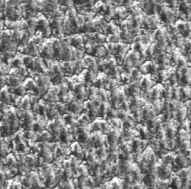
%> input picture Matlab/homework/20191127/pigskin.bmp, 191 x 189 px
$ octave featuretest1.m   (GNU Octave 9; MATLAB toolbox functions it lacks are replaced by stand-ins)
%> lines starting %> are read from the running program, lines starting %| are printed output that depends on the picture
%> further down, I is the input picture: size 189x191x3 uint8; mean R, G, B 134.3, 134.3, 134.3
### Matlab/homework/20191127/gfeature.m
function Out=gfeature(I,a)
%> called with a = '0'
% I : 要擷取特徵之影像
% a : 角度設定
% com : 共同出現矩陣
% This function is to calculate the Gray-Tone Spatial-Dependence (co-occurrence) matrix,with distance(d)=1
% and angle='a'.%The function returns the co-occurrence matrix 'com'.The input 'I' is a matrix,and 'a' string
% can be '0','45','90','135'.
%
% Reference:ROBERT M. HARALICK, K. SHANMUGAM, and ITS'HAK DINSTEIN,"Textural Features for Image Classification",
% IEEE Trans.on System,Man,and Cybernetics,Vol.SMC-3,No.6,Nov 1973.
% Date:0105,2001
% Programmer:c.c.wu
%
% exp:
% I=[0 0 1 1;0 0 1 1;0 2 2 2;2 2 3 3];
% com=gtsdm(I,'0');
%
[m,n]=size(I);
%> m = 189; n = 191
[temp,i,j]=unique(I);
%> temp = 95 values from 35 to 255; i = 95 values, max 33074 at index 1, min 1 at index 45, mean 1277.6
L=length(temp);
%> L = 95
temp=[1:L];
%> temp = 95 values from 1 to 95
newI=reshape(temp(j),m,n);
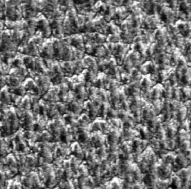
%> newI: size 189x191 double; min 1, max 95, mean 43.3; drawn with min black and max white
com=zeros(L,L);
%> com: size 95x95 double; every value is 0

switch a
      %For angle of 0
   case('0'),
      for i=1:m,
         for j=1:n,
            if j+1<n+1,
               com(newI(i,j),newI(i,j+1))=com(newI(i,j),newI(i,j+1))+1;
            end;
            if j-1>0,
               com(newI(i,j),newI(i,j-1))=com(newI(i,j),newI(i,j-1))+1;
            end;
         end;
      end;
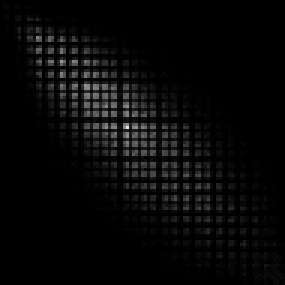
%> com: size 95x95 double (shown 3 times larger); min 0, max 228, mean 8
      %For angle of 45
   case('45'),
      for i=1:m,
         for j=1:n,
            if (j+1<n+1)&(i-1>0),
               com(newI(i,j),newI(i-1,j+1))=com(newI(i,j),newI(i-1,j+1))+1;
            end;
            if (j-1>0)&(i+1<m+1),
               com(newI(i,j),newI(i+1,j-1))=com(newI(i,j),newI(i+1,j-1))+1;
            end;
         end;
      end;
      %For angle of 90
   case('90'),
      for i=1:m,
         for j=1:n,
            if i+1<n+1,
               com(newI(i,j),newI(i+1,j))=com(newI(i,j),newI(i+1,j))+1;
            end;
            if i-1>0,
               com(newI(i,j),newI(i-1,j))=com(newI(i,j),newI(i-1,j))+1;
            end;
         end;
      end;
      %For angle of 135
   case('135'),
      for i=1:m,
         for j=1:n,
            if (j-1>0)&(i-1>0),
               com(newI(i,j),newI(i-1,j-1))=com(newI(i,j),newI(i-1,j-1))+1;
            end;
            if (j+1<n+1)&(i+1<m+1),
               com(newI(i,j),newI(i+1,j+1))=com(newI(i,j),newI(i+1,j+1))+1;
            end;
         end;
      end;
  end;


[m,n]=size(com);
%> m = 95; n = 95
P=com/sum(sum(com));
clear  com;

%Energy
   E=sum(sum(P.^2));
%> E = 0.000768

%entropy
   ref=find(P~=0);
%> ref = 3963 values from 2 to 9025
   f=P(ref)'*log(P(ref));
%> f = -7.55
   Ent=-f;
%> Ent = 7.55

%Max.Prob.
   M=max(max(P));
%> M = 0.00317

%contrast
   Con=0;
   for i=1:m-1,
      Con=Con+i^2*sum(diag(P,i)+diag(P,-i));
   end;
%> this loop made 94 passes
%> Con on passes 1 to 12: 0.0682, 0.289, 0.995, 2.21, 3.61, 5.66, 8.85, 12.44, 16.21, 20.81, 26.04, 31.64

%inverse difference moment
  InvCon=0;
   for i=1:m-1,
      InvCon=InvCon+sum(diag(P,i)+diag(P,-i))/i^2;
   end;
%> this loop made 94 passes
%> InvCon on passes 1 to 12: 0.0682, 0.082, 0.0907, 0.0954, 0.0977, 0.0992, 0.101, 0.101, 0.102, 0.102, 0.103, 0.103
 %  [x,y]=meshgrid(1:m,1:m);
 %  InvDif=sum(sum((1./(1+(y-x).^2)).*P));

%correlation
   ux=[0:m-1]*sum(P,2);
%> ux = 42.31
   uy=sum(P,1)*[0:m-1]';
%> uy = 42.31
   sigmax=([0:m-1]-ux).^2*sum(P,2);
%> sigmax = 326.1
   sigmay=sum(P,1)*([0:m-1]'-uy).^2;
%> sigmay = 326.1
   [x,y]=meshgrid(0:m-1,0:m-1);
   ref=x.*y;
   Cor=(sum(sum(ref.*P))-ux*uy)/(sigmax*sigmay);
%> Cor = 0.00246

Out=[E Ent M Con InvCon Cor]';
%> Out = [0.000768; 7.55; 0.00317; 128.6; 0.104; 0.00246]

### Matlab/homework/20191127/featuretest1.m
%使用gfeature1
close all; clear all;

%測試pigskin
I=imread('C:\Users\Tepao_Sung\Desktop\pigskin.bmp');
imshow(I)
J=rgb2gray(I);
imshow(J)
f1=gfeature(double(J),'0');
%> f1 = [0.000768; 7.55; 0.00317; 128.6; 0.104; 0.00246]
f1
%> f1 = [0.000768; 7.55; 0.00317; 128.6; 0.104; 0.00246]

%測試wood
I=imread('C:\Users\Tepao_Sung\Desktop\wood.bmp');
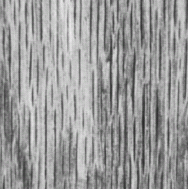
%> input picture Matlab/homework/20191127/wood.bmp, 188 x 189 px
%> I is the input picture: size 189x188x3 uint8; mean R, G, B 154.9, 154.9, 154.9
figure;imshow(I)
J=rgb2gray(I);
%> J: size 189x188 uint8
imshow(J)
f2=gfeature(double(J),'0');
%> call 2 of gfeature, with a = '0'
%> in gfeature (call 2), `[temp,i,j]=unique(I);`: temp = 85 values from 40 to 237; i = 85 values, max 27161 at index 6, min 1 at index 53, mean 4516.1
%> in gfeature (call 2), `L=length(temp);`: L = 85
%> in gfeature (call 2), `temp=[1:L];`: temp = 85 values from 1 to 85
%> in gfeature (call 2), `newI=reshape(temp(j),m,n);`:
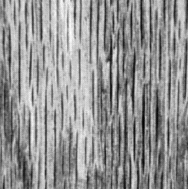
%> newI: size 189x188 double; min 1, max 85, mean 49.8; drawn with min black and max white
%> in gfeature (call 2), `com=zeros(L,L);`: com: size 85x85 double; every value is 0
%> after the loop in gfeature (call 2), `for i=1:m,`:
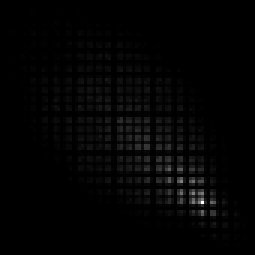
%> com: size 85x85 double (shown 3 times larger); min 0, max 662, mean 9.8; drawn with min black and max white
%> in gfeature (call 2), `E=sum(sum(P.^2));`: E = 0.00116
%> in gfeature (call 2), `ref=find(P~=0);`: ref = 3286 values from 8 to 7222
%> in gfeature (call 2), `f=P(ref)'*log(P(ref));`: f = -7.29
%> in gfeature (call 2), `Ent=-f;`: Ent = 7.29
%> in gfeature (call 2), `M=max(max(P));`: M = 0.00937
%> the loop in gfeature (call 2), `for i=1:m-1,` made 84 passes
%> Con on passes 1 to 12: 0.0798, 0.317, 1.07, 2.26, 3.43, 5.28, 8.05, 10.86, 13.68, 17.73, 22.04, 26.35
%> the loop in gfeature (call 2), `for i=1:m-1,` made 84 passes
%> InvCon on passes 1 to 12: 0.0798, 0.0946, 0.104, 0.109, 0.11, 0.112, 0.113, 0.114, 0.114, 0.115, 0.115, 0.115
%> in gfeature (call 2), `ux=[0:m-1]*sum(P,2);`: ux = 48.86
%> in gfeature (call 2), `sigmax=([0:m-1]-ux).^2*sum(P,2);`: sigmax = 226
%> in gfeature (call 2), `Cor=(sum(sum(ref.*P))-ux*uy)/(sigmax*sigmay);`: Cor = 0.0029
%> in gfeature (call 2), `Out=[E Ent M Con InvCon Cor]';`: Out = [0.00116; 7.29; 0.00937; 156.1; 0.116; 0.0029]
%> f2 = [0.00116; 7.29; 0.00937; 156.1; 0.116; 0.0029]
f2
%> f2 = [0.00116; 7.29; 0.00937; 156.1; 0.116; 0.0029]
